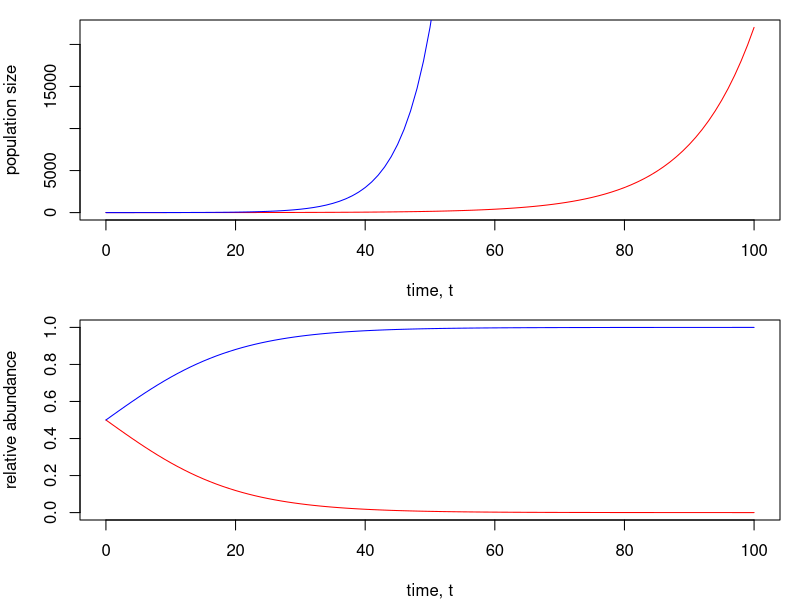

Source code (R):
# EVOLUTION WITH NO DENSITY DEPENDENCE IN POPULATION DYNAMICS

# Remove all objects - always start with this
rm(list=ls())

# times
t = seq(0,100)
# intrinsic growth rates for genotype 1 and 2
r1 = 0.1
r2 = 0.2
# initial populatin size for genotypes 1 and 2
n10 = 1
n20 = 1
# population size for genotypes 1 and 2
n1 = n10*exp(r1*t)
n2 = n20*exp(r2*t)

par(mfrow = c(2,1), mar = c(4,4,1,1))
# Graph of the population sizes for genotypes 1 and 2
plot(t,n1, col = "red", typ="l", xlab = "time, t", ylab = "population size")
lines(t,n2, col = "blue")

# Graphs of the relative abundance for genotypes 1 and 2
plot(t,n1/(n1+n2), col = "red", typ="l", ylim = c(0,1), xlab = "time, t", ylab = "relative abundance")
lines(t,n2/(n1+n2), col = "blue")